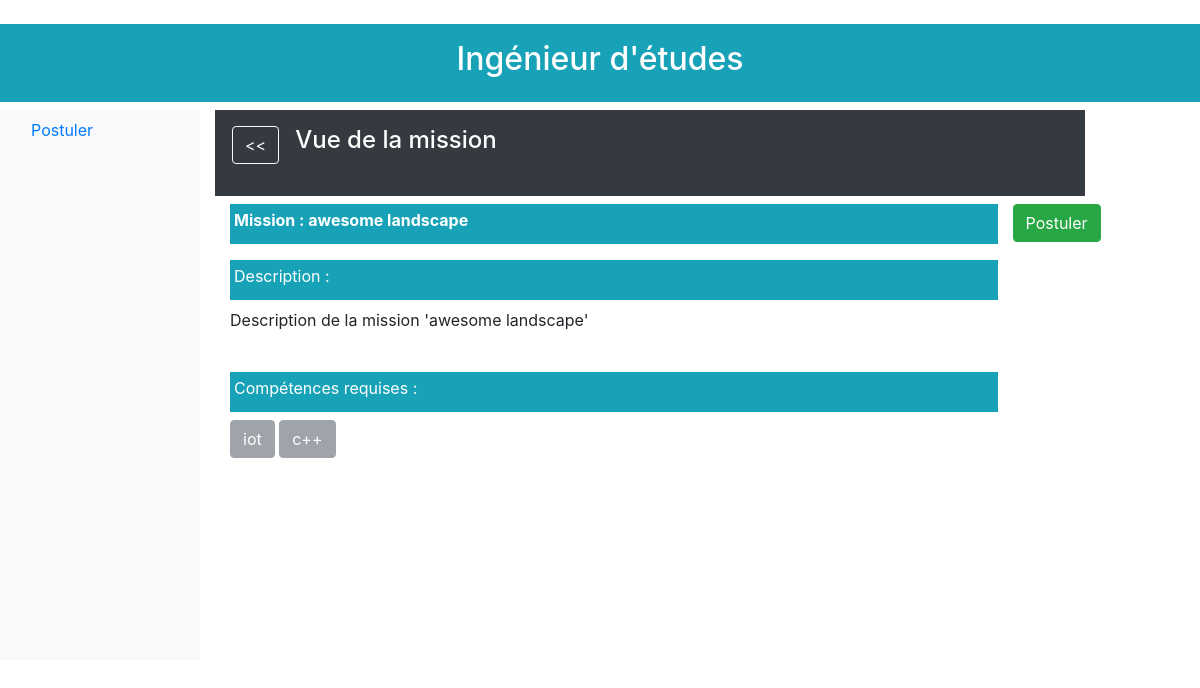
The page /1/etude/postuler/disponibles/vue/1/ on the database as committed earlier.
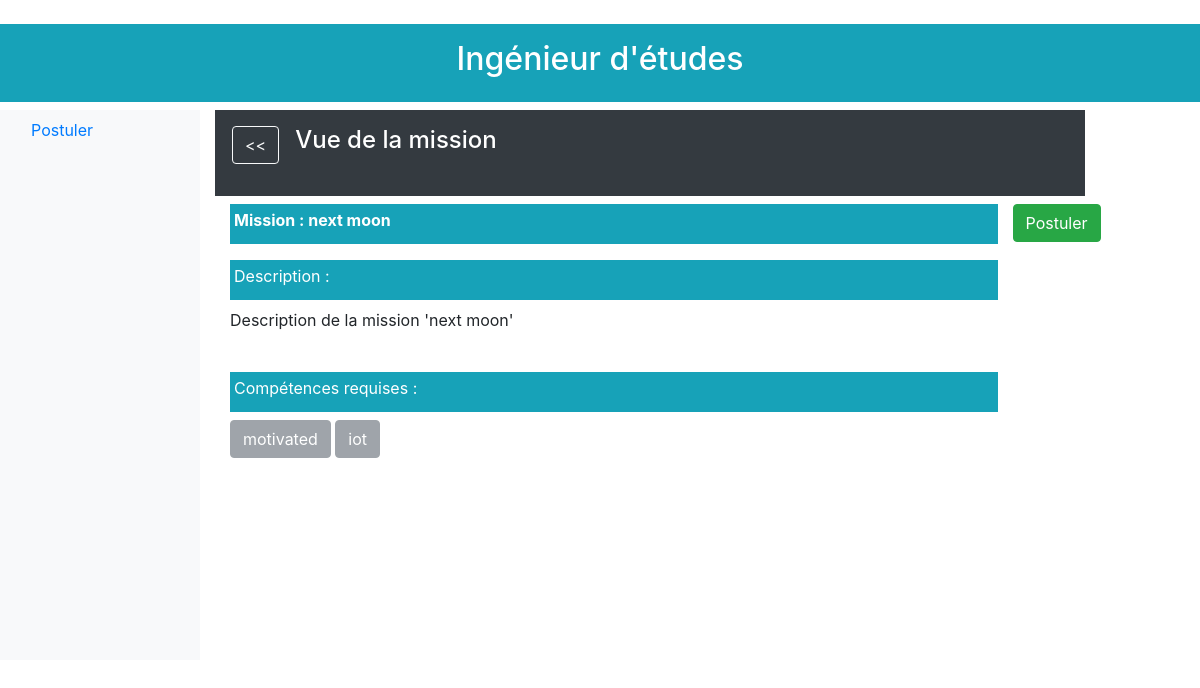
The same page on the database as committed later.
### database/models.py (models this page shows)
class Mission(db.Model):
    id = db.Column(db.Integer, primary_key=True)
    titre = db.Column(db.String(64), unique=True)
    description = db.Column(db.Text, unique=True)
    effectifs_max = db.Column(db.Integer)
    prix_vente = db.Column(db.Integer)
    statut = db.Column(db.Text)
    date_creation = db.Column(db.DateTime)
    responsable_id = db.Column(db.Integer, db.ForeignKey('ingenieur.id'))
    souhaits = db.relationship('Souhait', backref='mission', lazy='dynamic')
    besoins = db.relationship('Besoin', backref='mission', lazy='dynamic')
    affectations = db.relationship('Affectation', backref='mission', lazy='dynamic')

class Competence(db.Model):
    id = db.Column(db.Integer, primary_key=True)
    nom = db.Column(db.String(64), unique=True)
    certifications = db.relationship('Certification', backref='competence', lazy='dynamic')
    besoins = db.relationship('Besoin', backref='competence', lazy='dynamic')

### app.py (the view)
@app.route('/<id>/etude/postuler/<etat>/vue/<missionId>/')
def postuler_vue(id, missionId, etat):
    mission = get_mission_by_id(missionId)
    competences = get_competence_of_mission(missionId)
    if (etat == "disponibles"):
        dates = []
        enable = ""
    elif (etat == "enAttente"):
        dates = get_date_candidat_souhait(id, missionId)
        enable = "disabled"
    elif (etat == "enCours" or etat == "termine"):
        dates = get_date_fin_date_fin_affectation(id, missionId)
        enable = "disabled"
    else:
        error_page_404("tab doesn't exist")
    return render_template("homepage_etude_postuler_vue.html.jinja2"
                           , etat=etat
                           , id=id
                           , mission=mission
                           , competences=competences
                           , dates=dates
                           , enable=enable
                           )

### database/functions.py (called while the page is built)
def get_mission_by_id(mission_id):
    return Mission.query.filter_by(id=mission_id).first()

def get_competence_of_mission(mission_id):
    mission = get_mission_by_id(mission_id)
    compe_ids = [b.competence_id for b in list(mission.besoins)]
    compes = [Competence.query.filter_by(id=cid).first() for cid in compe_ids]
    return compes

### templates/homepage_etude_postuler_vue.html.jinja2 (shortened to what this page needs)
﻿{% extends "homepage_etude_postuler.html.jinja2" %}
{% block body %}
    <div class=" d-flex flex-column p-3 mb-2 bg-dark text-white size-6 font-weight-bold">
        <div class="row mb-3">
            <div class="mr-3 ml-1 ml-3">
                <button type="button" class="btn btn-outline-light"
                        onclick="location.href='/{{ id }}/etude/postuler/disponibles/';">&lt;&lt;
                </button>
            </div>
            <h4>Vue de la mission</h4>
        </div>
    </div>
    <div class="d-flex flex-column">
        <div class="d-flex flex-inline mb-2">
            <div class="col-md-11">
                <div class=" p-1 bg-info text-white size-6 font-weight-bold">
                    <label for="Name">Mission :</label>
                    <label class="bg-info text-white size-6 font-weight-bold">{{ mission.titre }}</label>
                </div>
            </div>
            <div class="col-md-auto p-0">
                <button type="button" class="btn btn-success" {{ enable }}
                        onclick="location.href='/{{ id }}/etude/postuler/{{ etat }}/vue/{{ mission.id }}/edit/';">
                    Postuler
                </button>
            </div>
        </div>
    </div>
    <div class="d-flex flex-inline mb-2">
        <div class="mb-2 col-md-11">
            <div class="form-group">
                <div class="p-1 mb-2 bg-info text-white size-6">
                    <label for="description">Description :</label>
                </div>
                <label>{{ mission.description }}</label>
            </div>
        </div>
    </div>
    <div class="d-flex flex-inline mb-2">
        <div class="mb-2 col-md-11">
            <div class="p-1 bg-info text-white size-6 mb-2">
                <label for="competences">Compétences requises :</label>
            </div>
            {% for competence in competences %}
                <button type="button" class="btn btn-secondary" disabled>{{ competence.nom }}</button>
            {% endfor %}
        </div>
    </div>
{% endblock %}

Rows that differ between the two databases and show on the page:
no longer on this page (row unchanged): Competence: nom "c++"
changed Mission: titre "awesome landscape" → "next moon"; description "Description de la mission 'awesome landscape'" → "Description de la mission 'next moon'"
now on this page (row unchanged): Competence: nom "motivated"
